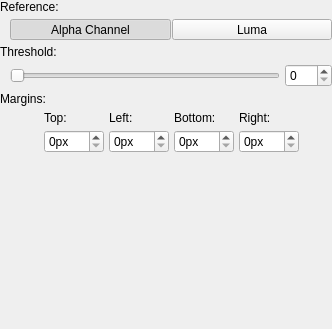
<?xml version="1.0" encoding="UTF-8"?>
<ui version="4.0">
 <class>FilterWidget</class>
 <widget class="QWidget" name="FilterWidget">
  <property name="geometry">
   <rect>
    <x>0</x>
    <y>0</y>
    <width>332</width>
    <height>329</height>
   </rect>
  </property>
  <property name="windowTitle">
   <string>Form</string>
  </property>
  <layout class="QVBoxLayout" name="verticalLayout" stretch="0,1">
   <property name="spacing">
    <number>0</number>
   </property>
   <property name="leftMargin">
    <number>0</number>
   </property>
   <property name="topMargin">
    <number>0</number>
   </property>
   <property name="rightMargin">
    <number>0</number>
   </property>
   <property name="bottomMargin">
    <number>0</number>
   </property>
   <item>
    <layout class="QVBoxLayout" name="verticalLayout_6">
     <property name="spacing">
      <number>5</number>
     </property>
     <item>
      <widget class="QLabel" name="label_3">
       <property name="text">
        <string>Reference:</string>
       </property>
      </widget>
     </item>
     <item>
      <layout class="QHBoxLayout" name="horizontalLayout_4">
       <property name="spacing">
        <number>1</number>
       </property>
       <property name="leftMargin">
        <number>10</number>
       </property>
       <item>
        <widget class="QToolButton" name="mButtonReferenceAlphaChannel">
         <property name="sizePolicy">
          <sizepolicy hsizetype="Preferred" vsizetype="Preferred">
           <horstretch>0</horstretch>
           <verstretch>0</verstretch>
          </sizepolicy>
         </property>
         <property name="text">
          <string>Alpha Channel</string>
         </property>
         <property name="checkable">
          <bool>true</bool>
         </property>
         <property name="checked">
          <bool>true</bool>
         </property>
         <property name="autoExclusive">
          <bool>true</bool>
         </property>
         <property name="class" stdset="0">
          <string>cFlatOptionButton</string>
         </property>
         <attribute name="buttonGroup">
          <string notr="true">buttonGroup</string>
         </attribute>
        </widget>
       </item>
       <item>
        <widget class="QToolButton" name="mButtonReferenceLuma">
         <property name="sizePolicy">
          <sizepolicy hsizetype="Preferred" vsizetype="Preferred">
           <horstretch>0</horstretch>
           <verstretch>0</verstretch>
          </sizepolicy>
         </property>
         <property name="text">
          <string>Luma</string>
         </property>
         <property name="checkable">
          <bool>true</bool>
         </property>
         <property name="autoExclusive">
          <bool>true</bool>
         </property>
         <property name="class" stdset="0">
          <string>cFlatOptionButton</string>
         </property>
         <attribute name="buttonGroup">
          <string notr="true">buttonGroup</string>
         </attribute>
        </widget>
       </item>
      </layout>
     </item>
     <item>
      <widget class="QLabel" name="label_2">
       <property name="text">
        <string>Threshold:</string>
       </property>
      </widget>
     </item>
     <item>
      <layout class="QHBoxLayout" name="horizontalLayout_3">
       <property name="spacing">
        <number>5</number>
       </property>
       <property name="leftMargin">
        <number>10</number>
       </property>
       <item>
        <widget class="QSlider" name="mSliderThreshold">
         <property name="maximum">
          <number>254</number>
         </property>
         <property name="orientation">
          <enum>Qt::Horizontal</enum>
         </property>
        </widget>
       </item>
       <item>
        <widget class="QSpinBox" name="mSpinThreshold">
         <property name="maximum">
          <number>254</number>
         </property>
        </widget>
       </item>
      </layout>
     </item>
     <item>
      <widget class="QLabel" name="label_4">
       <property name="text">
        <string>Margins:</string>
       </property>
      </widget>
     </item>
     <item>
      <layout class="QHBoxLayout" name="horizontalLayout_5" stretch="1,0,1">
       <property name="spacing">
        <number>0</number>
       </property>
       <property name="leftMargin">
        <number>10</number>
       </property>
       <item>
        <spacer name="horizontalSpacer">
         <property name="orientation">
          <enum>Qt::Horizontal</enum>
         </property>
         <property name="sizeHint" stdset="0">
          <size>
           <width>40</width>
           <height>20</height>
          </size>
         </property>
        </spacer>
       </item>
       <item>
        <layout class="QGridLayout" name="gridLayout">
         <property name="spacing">
          <number>5</number>
         </property>
         <item row="1" column="3">
          <widget class="QSpinBox" name="mSpinMarginsLeft">
           <property name="suffix">
            <string>px</string>
           </property>
           <property name="maximum">
            <number>500</number>
           </property>
          </widget>
         </item>
         <item row="1" column="1">
          <widget class="QSpinBox" name="mSpinMarginsTop">
           <property name="suffix">
            <string>px</string>
           </property>
           <property name="maximum">
            <number>500</number>
           </property>
          </widget>
         </item>
         <item row="0" column="3">
          <widget class="QLabel" name="label_5">
           <property name="text">
            <string>Left:</string>
           </property>
          </widget>
         </item>
         <item row="0" column="1">
          <widget class="QLabel" name="label">
           <property name="text">
            <string>Top:</string>
           </property>
          </widget>
         </item>
         <item row="1" column="4">
          <widget class="QSpinBox" name="mSpinMarginsBottom">
           <property name="suffix">
            <string>px</string>
           </property>
           <property name="maximum">
            <number>500</number>
           </property>
          </widget>
         </item>
         <item row="0" column="4">
          <widget class="QLabel" name="label_6">
           <property name="text">
            <string>Bottom:</string>
           </property>
          </widget>
         </item>
         <item row="0" column="5">
          <widget class="QLabel" name="label_7">
           <property name="text">
            <string>Right:</string>
           </property>
          </widget>
         </item>
         <item row="1" column="5">
          <widget class="QSpinBox" name="mSpinMarginsRight">
           <property name="suffix">
            <string>px</string>
           </property>
           <property name="maximum">
            <number>500</number>
           </property>
          </widget>
         </item>
        </layout>
       </item>
       <item>
        <spacer name="horizontalSpacer_2">
         <property name="orientation">
          <enum>Qt::Horizontal</enum>
         </property>
         <property name="sizeHint" stdset="0">
          <size>
           <width>40</width>
           <height>20</height>
          </size>
         </property>
        </spacer>
       </item>
      </layout>
     </item>
    </layout>
   </item>
   <item>
    <spacer name="verticalSpacer">
     <property name="orientation">
      <enum>Qt::Vertical</enum>
     </property>
     <property name="sizeHint" stdset="0">
      <size>
       <width>0</width>
       <height>0</height>
      </size>
     </property>
    </spacer>
   </item>
  </layout>
 </widget>
 <resources/>
 <connections/>
 <buttongroups>
  <buttongroup name="buttonGroup"/>
 </buttongroups>
</ui>
